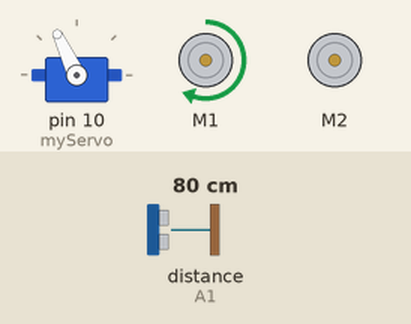
Bench run of a sketch on a simulated Arduino Uno, built with avr-gcc and run on an emulated ATmega328P. On the bench: servo, 2 × DC motor (green arrow = forward, orange = backward, longer = faster). The inputs (shaded band) are chosen by the test bench; at power-on: distance to the obstacle (sensor on A1) 80 cm. The echo pulse lasts 58.3 µs per cm.

Above: at 3.2 s.
3.3 s: distance to the obstacle (sensor on A1) set to 27 cm
4.8 s: distance to the obstacle (sensor on A1) set to 21 cm
At 6.1 s:
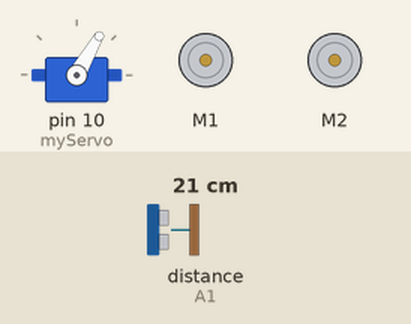
At 6.51 s:
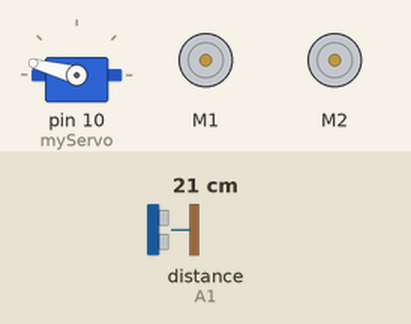
7.8 s: distance to the obstacle (sensor on A1) set to 35 cm
10.8 s: distance to the obstacle (sensor on A1) set to 2 cm
At 13.3 s:
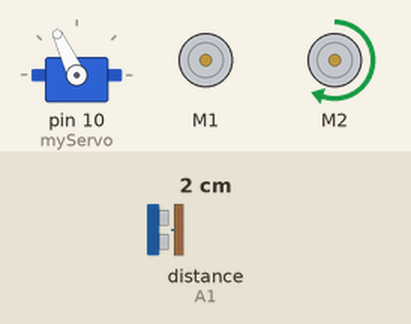
13.8 s: distance to the obstacle (sensor on A1) set to 60 cm
16.8 s: distance to the obstacle (sensor on A1) set to 4 cm
At 18.1 s:
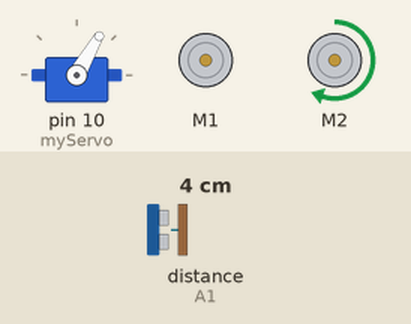
Timing chart, 0 to 20.8 s (numbered marks = the images above; inputs shaded):
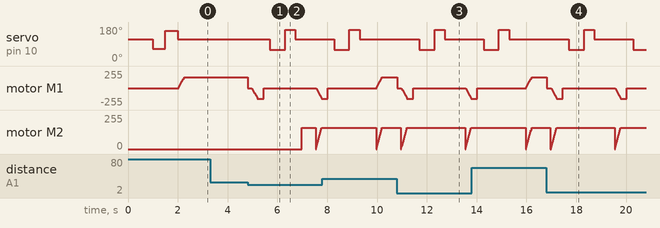

Measured:
- the behaviour switches between 25 and 24 cm on distance to the obstacle (sensor on A1) (found by bisection; images 0 and 1)
- after the input at 3.3 s, every drawn part: stays the same
- after the input at 4.8 s, servo on pin 10 (myServo): 115° → 60° after 0.90 s, → 165° 0.61 s later, → 115° 0.41 s later
- after the input at 10.8 s, servo on pin 10 (myServo): 115° → 60° after 0.90 s, → 165° 0.61 s later, → 115° 0.41 s later; motor M2: ramps from stopped to forward 158/255 and jumps back, once every 2.6 s
- after the input at 16.8 s, servo on pin 10 (myServo): 115° → 60° after 0.91 s, → 165° 0.61 s later, → 115° 0.41 s later, → 60° 1.6 s later; motor M1: ramps from stopped to backward 158/255 and jumps back, once every 2.6 s; motor M2: ramps from stopped to forward 158/255 and jumps back, once every 2.6 s

The sketch:

Robot.ino
```cpp
#include <QTRSensors.h>

# include <Servo.h>
# include <NewPing.h>
# include <AFMotor.h>

NewPing Dist(A0, A1, 200); //(trig,echo,dist max)
Servo myServo;

int distancia = 0;
int distanciaD = 0;
int distanciaIz = 0;
boolean Booleano = false;

AF_DCMotor Motor1(1, MOTOR12_1KHZ);
AF_DCMotor Motor2(2, MOTOR12_1KHZ);

void setup() {
  myServo.attach(10);
  myServo.write(115);
  delay(1000);
  myServo.write(65);
  delay(500);
  myServo.write(160);
  delay(500);
  myServo.write(115);
}

void loop() {
distancia = medirDistancia();
if (distancia >= 25 && distancia <= 250)
{
  Adelante();
}
else if (distancia < 25)
{
  Frenar();
  delay(150);
  Reversa();
  delay(250);
  Frenar();
  delay(250);
  distanciaD = mirarDerecha();
  delay(250);
  distanciaIz = mirarIzquierda();
  delay(250);

  if(distanciaD >= distanciaIz)
    {
      GirarDerecha();
      Frenar();
    }
    else if(distanciaIz >= distanciaD)
    {
      GirarIzquierda();
      Frenar();
    }
  }
}

int mirarDerecha()
{
    myServo.write(60);
    delay(350);
    int distancia = medirDistancia();
    return distancia;
}

int mirarIzquierda()
{
    myServo.write(165);
    delay(350);
    int distancia = medirDistancia();
    delay(50);
    myServo.write(115);
    return distancia;
}

  int medirDistancia()
  {
    delay(10);
    int ditanciaCM = Dist.ping_cm();
    if(ditanciaCM <= 0 || ditanciaCM >= 250)
    {
      ditanciaCM = 250;
    }
    return ditanciaCM;
  }

void Frenar() {
  Motor1.run(RELEASE);
 }

void Adelante() {
 if(Booleano == false)
  {
    Booleano = true;
    Motor1.run(FORWARD);
    controlVelocidad();
  }
}

void Reversa() {
    Booleano = false;
    Motor1.run(BACKWARD);
    controlVelocidad();
}

void GirarDerecha() {
  Motor2.run(FORWARD);
  delay(400);
}

void GirarIzquierda() {
  Motor2.run(BACKWARD);
  delay(400);
}

 void controlVelocidad(){
   for (int velocidad = 0; velocidad < 160; velocidad +=2)
   {
      Motor1.setSpeed(velocidad);
      Motor2.setSpeed(velocidad);
      delay(3);
   }
  }
```
